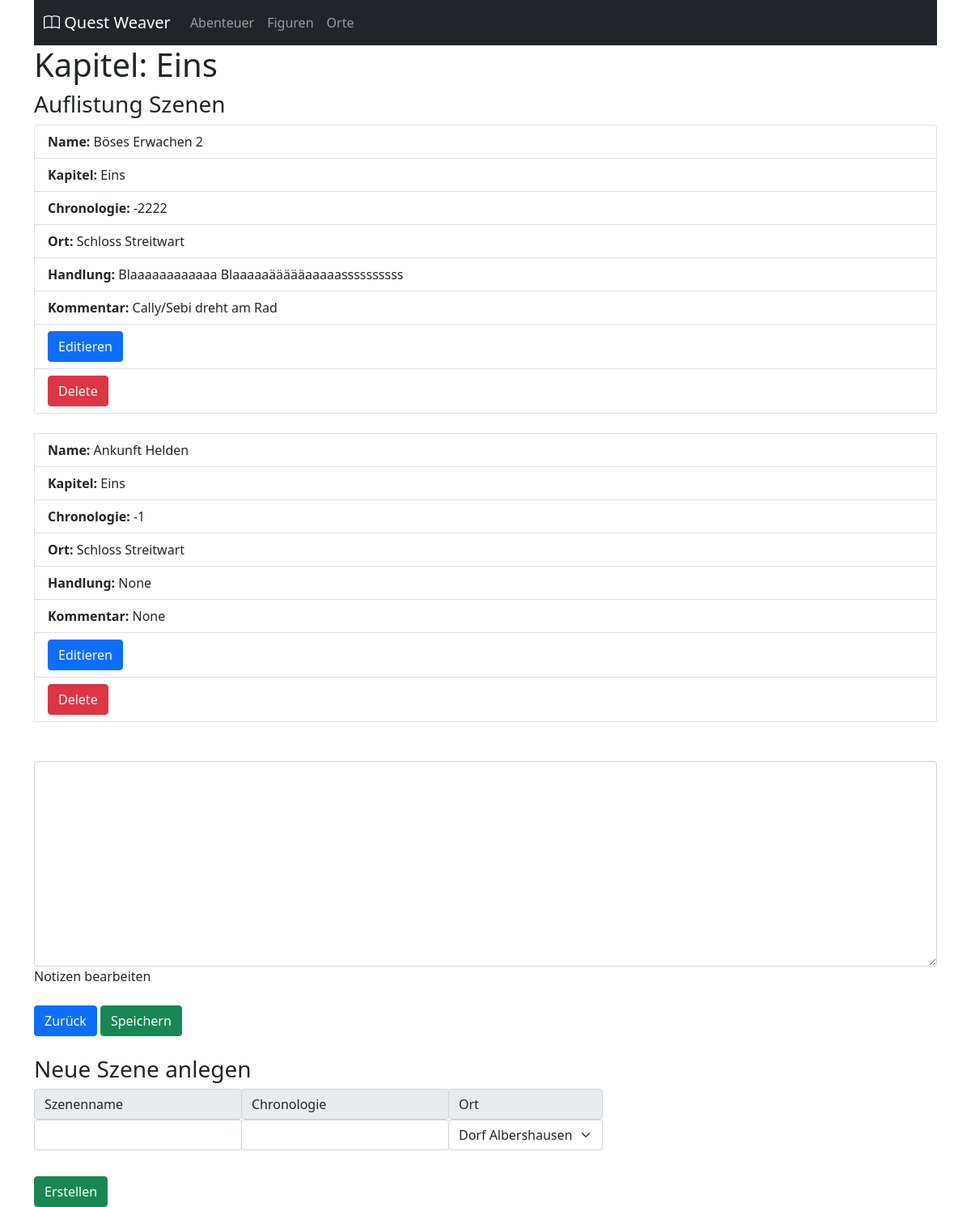
The page /app/szenen/5 on the database its author committed.
### app/models.py (models this page shows, shortened)
class Kapitel(models.Model):
    name = models.CharField(max_length=200)
    kapitelNr = models.IntegerField(unique=True)
    kommentar = models.TextField(null=True, blank=True)
    def __str__(self):
        return self.name

class Szene(models.Model):
    name = models.CharField(max_length=200)
    kapitel = models.ForeignKey(to="Kapitel", on_delete=models.CASCADE)
    chronologie = models.IntegerField()
    ort = models.ForeignKey(to="Ortliste", on_delete=models.CASCADE)
    beschreibung = models.TextField(null=True, blank=True)
    kommentar = models.TextField(null=True, blank=True)

class Ortliste(models.Model):
    name = models.CharField(max_length=200)
    kommentar = models.TextField(null=True, blank=True)
    geographische_lage = models.CharField(max_length=200, null=True, blank=True)
    beschreibung_des_ortes = models.TextField(null=True, blank=True)
    bevölkerung_und_gesellschaft = models.TextField(null=True, blank=True)
    quests_und_interaktionsmöglichkeiten = models.TextField(null=True, blank=True)
    gefahren_und_bedrohungen = models.TextField(null=True, blank=True)
    gerüchte_und_legenden = models.TextField(null=True, blank=True)
    def __str__(self):
        return self.name

### app/views.py (the view)
# urls.py: path('szenen/<int:szene_id>', views.szenen, name='szenen'),
def szenen(request, szene_id):
    kapitelliste = get_object_or_404(models.Kapitel, pk=szene_id)
    orte = models.Ortliste.objects.all()
    szenen = models.Szene.objects.filter(kapitel=kapitelliste)
    if request.POST:
        kapitelliste.kommentar = request.POST["kapitel_kommentar"]
        kapitelliste.save()
        return redirect("szenen", kapitelliste.id)
    context = {"szenen": szenen, "kapitelliste": kapitelliste, "orte": orte}
    return render(request, "szenen.html", context)

### app/templates/szenen.html (shortened to what this page needs)
{% load static %}
{% include "header.html" %}
    <body>
      <div class="container">
      {% include "navbar.html" %}
    <h1>Kapitel: {{kapitelliste.name}}</h1>
  <h3>Auflistung Szenen</h3>
    <ul class="list-group">
      {% for szene in szenen %}
      <li class="list-group-item"><b>Name:</b> {{szene.name}}</li>
      <li class="list-group-item"><b>Kapitel:</b> {{szene.kapitel}}</li>
      <li class="list-group-item"><b>Chronologie:</b> {{szene.chronologie}}</li>
      <li class="list-group-item"><b>Ort:</b> {{szene.ort}}</li>
      <li class="list-group-item"><b>Handlung:</b> {{szene.beschreibung}}</li>
      <li class="list-group-item"><b>Kommentar:</b> {{szene.kommentar}}</li>
      <li class="list-group-item"><a class="btn btn-primary" href="{% url 'szene_edit' szene.id%}" role="button">Editieren</a></li>
            <li class="list-group-item"><form method="POST" action="{% url 'delete_szene' %}">
            <button class="btn btn-danger" type="submit">Delete</button>
        </form></li>
      <br>
      {% endfor %}
      </ul>
      <br>
      <form action="{% url 'szenen' kapitelliste.id %}" method="post">
        <div class="md-form mb-4 pink-textarea active-pink-textarea-2">
        <textarea name="kapitel_kommentar" id="kapitel_kommentar"  class="md-textarea form-control" rows="10">{{kapitelliste.kommentar}}</textarea>
        <label for="form23">Notizen bearbeiten</label>
      </div>
      <a class="btn btn-primary" href="{% url 'kapitel' %}" role="button">Zurück</a>
        <input type="submit" value="Speichern" type="button" class="btn btn-success">
      </form><br>
      <h3>Neue Szene anlegen</h3>
      <form action="{% url 'szene_anlegen' %}" method="post">
        <div class="input-group mb-3">
          <p><span class="input-group-text" id="basic-addon1">Szenenname</span>
        <input type="text" class="form-control" name="szene_name" value="" aria-label="Username" aria-describedby="basic-addon1"></p>
        <p><span class="input-group-text" id="basic-addon1">Chronologie</span>
          <input type="text" class="form-control" name="chronologie" value="" aria-label="Username" aria-describedby="basic-addon1"></p>
          <p><span class="input-group-text" id="basic-addon1">Ort</span><select name="ort_name" class="form-select" aria-label="Default select example">
            {% for liste in orte %}
      <option value="{{liste.id}}">{{liste.name}}</option>
      {% endfor %}
          </select>
              </p>
        </div>
      <input type="submit" value="Erstellen" type="button" class="btn btn-success">
      </form>
    </div>
</body>

### rows shown on the page
Kapitel: name "Eins"
Szene: name "Böses Erwachen 2", kapitel "Eins", chronologie "-2222", ort "Schloss Streitwart", beschreibung "Blaaaaaaaaaaaa Blaaaaaäääääaaaaassssssssss", kommentar "Cally/Sebi dreht am Rad"
Szene: name "Ankunft Helden", kapitel "Eins", chronologie "-1", ort "Schloss Streitwart", beschreibung "None", kommentar "None"

### other values the page prints
form field ort_name "Dorf Albershausen"
